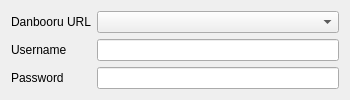
<?xml version="1.0" encoding="UTF-8"?>
<ui version="4.0">
 <class>connectForm</class>
 <widget class="QWidget" name="connectForm">
  <property name="geometry">
   <rect>
    <x>0</x>
    <y>0</y>
    <width>350</width>
    <height>95</height>
   </rect>
  </property>
  <property name="windowTitle">
   <string/>
  </property>
  <layout class="QFormLayout" name="formLayout">
   <property name="fieldGrowthPolicy">
    <enum>QFormLayout::ExpandingFieldsGrow</enum>
   </property>
   <item row="0" column="0">
    <widget class="QLabel" name="urlLabel">
     <property name="text">
      <string>Danbooru URL</string>
     </property>
    </widget>
   </item>
   <item row="0" column="1">
    <widget class="KHistoryComboBox" name="urlBox">
     <property name="sizePolicy">
      <sizepolicy hsizetype="MinimumExpanding" vsizetype="Fixed">
       <horstretch>0</horstretch>
       <verstretch>0</verstretch>
      </sizepolicy>
     </property>
     <property name="autoCompletion">
      <bool>true</bool>
     </property>
    </widget>
   </item>
   <item row="1" column="0">
    <widget class="QLabel" name="userLabel">
     <property name="text">
      <string>Username</string>
     </property>
    </widget>
   </item>
   <item row="1" column="1">
    <widget class="KLineEdit" name="userLineEdit">
     <property name="clickMessage">
      <string>Danbooru username (optional)</string>
     </property>
    </widget>
   </item>
   <item row="3" column="0">
    <widget class="QLabel" name="passwordLabel">
     <property name="text">
      <string>Password</string>
     </property>
    </widget>
   </item>
   <item row="3" column="1">
    <widget class="KLineEdit" name="passwdLineEdit">
     <property name="clickMessage">
      <string>Danbooru password (optional)</string>
     </property>
     <property name="passwordMode">
      <bool>true</bool>
     </property>
    </widget>
   </item>
  </layout>
 </widget>
 <customwidgets>
  <customwidget>
   <class>KLineEdit</class>
   <extends>QLineEdit</extends>
   <header>klineedit.h</header>
  </customwidget>
  <customwidget>
   <class>KComboBox</class>
   <extends>QComboBox</extends>
   <header>kcombobox.h</header>
  </customwidget>
  <customwidget>
   <class>KHistoryComboBox</class>
   <extends>KComboBox</extends>
   <header>khistorycombobox.h</header>
  </customwidget>
 </customwidgets>
 <resources/>
 <connections/>
</ui>
